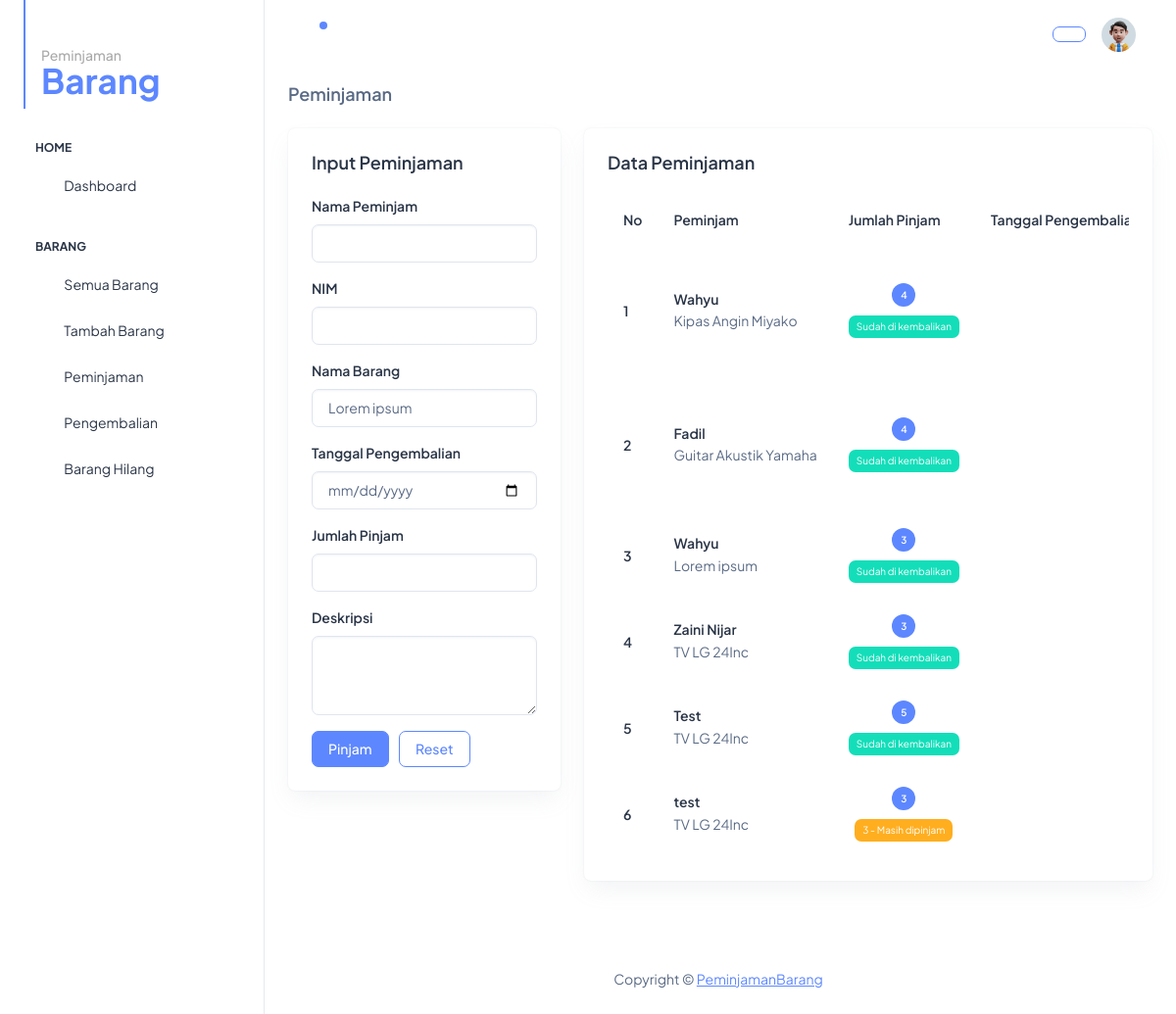
Page /app/pages/admin/peminjaman/index.php on the committed database.
### tables this page shows
CREATE TABLE `peminjaman` (
    `id` int NOT NULL AUTO_INCREMENT COMMENT 'Primary Key', `barang_id` varchar(255) DEFAULT NULL, `nama` varchar(255) DEFAULT NULL, `jumlah` bigint DEFAULT NULL, `jumlah_awal` bigint DEFAULT NULL, `alamat` text, `no_hp` varchar(255) DEFAULT NULL, `deskripsi` text, `create_time` timestamp NULL DEFAULT CURRENT_TIMESTAMP, PRIMARY KEY (`id`), KEY `barang_id` (`barang_id`), CONSTRAINT `peminjaman_ibfk_1` FOREIGN KEY (`barang_id`) REFERENCES `barang` (`id`), CONSTRAINT `peminjaman_ibfk_2` FOREIGN KEY (`barang_id`) REFERENCES `barang` (`id`) ON DELETE CASCADE ON UPDATE CASCADE
);

CREATE TABLE `barang` (
    `id` varchar(255) NOT NULL COMMENT 'Primary Key', `nama` varchar(100) NOT NULL, `deskripsi` text, `gambar` text, `stok` bigint DEFAULT NULL, `stok_awal_barang` bigint DEFAULT NULL, `create_time` datetime DEFAULT CURRENT_TIMESTAMP COMMENT 'Create Time', PRIMARY KEY (`id`)
);

### app/pages/admin/peminjaman/index.php (the view, shortened to what this page needs)
<?php require_once 'layouts/header.php'; ?>
<?php
require_once 'config.php';
$sqlBarang = "SELECT * FROM barang";
$resultBarang = $db->query($sqlBarang);
$dataBarang = [];
while ($rowBarang = $resultBarang->fetch_assoc()) {
    $dataBarang[] = $rowBarang;
}
$sqlPeminjaman = "SELECT peminjaman.*, barang.nama as nama_barang FROM peminjaman INNER JOIN barang ON peminjaman.barang_id = barang.id";
$resultPeminjaman = $db->query($sqlPeminjaman);
$dataPeminjaman = [];
while ($rowPeminjaman = $resultPeminjaman->fetch_assoc()) {
    $dataPeminjaman[] = $rowPeminjaman;
}
?>
<section style="min-height: 85vh;">
    <h5 class="card-title fw-semibold mb-4">Peminjaman</h5>
    <div class="row mb-5">
        <div class="col-lg-4">
            <div class="card w-100">
                <div class="card-body p-4">
                    <h5 class="card-title fw-semibold mb-4">Input Peminjaman</h5>
                    <form action="" method="post">
                        <div class="mb-3">
                            <label for="nama" class="form-label">Nama Peminjam</label>
                            <input type="text" name="nama" class="form-control" id="nama">
                        </div>
                        <div class="mb-3">
                            <label for="nim" class="form-label">NIM</label>
                            <input type="text" name="nim" class="form-control" id="nim">
                        </div>
                        <div class="mb-3">
                            <label for="barang_id" class="form-label">Nama Barang</label>
                            <select class="form-control" name="barang_id" id="id-barang">
                                <?php foreach($dataBarang as $barang) : ?>
                                <option value="<?= $barang['id'] ?>"><?= $barang['nama'] ?></option>
                                <?php endforeach; ?>
                            </select>
                        </div>
                        <div class="mb-3">
                            <label for="tanggal_pengembalian" class="form-label">Tanggal Pengembalian</label>
                            <input type="date" class="form-control" name="tanggal_pengembalian"
                                id="tanggal_pengembalian" />
                        </div>
                        <div class="mb-3">
                            <label for="jumlah" class="form-label">Jumlah Pinjam</label>
                            <input type="number" name="jumlah" class="form-control" id="jumlah">
                        </div>
                        <div class="mb-3">
                            <label for="deskripsi" class="form-label">Deskripsi</label>
                            <textarea class="form-control" name="deskripsi" id="deskripsi" cols="30"
                                rows="3"></textarea>
                        </div>
                        <button type="submit" name="pinjam" class="btn btn-primary me-2">Pinjam</button>
                        <button type="reset" class="btn btn-outline-primary">Reset</button>
                    </form>
                </div>
            </div>
        </div>
        <div class="col-lg-8 d-flex align-items-stretch">
            <div class="card w-100">
                <div class="card-body p-4">
                    <h5 class="card-title fw-semibold mb-4">Data Peminjaman</h5>
                    <div class="table-responsive">
                        <table class="table text-nowrap mb-0 align-middle">
                            <thead class="text-dark fs-4">
                                <tr>
                                    <th class="border-bottom-0">
                                        <h6 class="fw-semibold mb-0">No</h6>
                                    </th>
                                    <th class="border-bottom-0">
                                        <h6 class="fw-semibold mb-0">Peminjam</h6>
                                    </th>
                                    <th class="border-bottom-0">
                                        <h6 class="fw-semibold mb-0">Jumlah Pinjam</h6>
                                    </th>
                                    <th class="border-bottom-0">
                                        <h6 class="fw-semibold mb-0">Tanggal Pengembalian</h6>
                                    </th>
                                </tr>
                            </thead>
                            <tbody>
                                <?php foreach($dataPeminjaman as $key => $peminjaman): ?>
                                <tr>
                                    <td class="border-bottom-0">
                                        <h6 class="fw-semibold mb-0"><?= $key + 1 ?></h6>
                                    </td>
                                    <td class="border-bottom-0">
                                        <h6 class="fw-semibold mb-1"><?= $peminjaman['nama'] ?></h6>
                                        <span class="fw-normal"><?= $peminjaman['nama_barang'] ?></span>
                                    </td>
                                    <td class="border-bottom-0">
                                        <div class="d-flex flex-column align-items-center justify-content-center">
                                            <div class="badge mb-n2 bg-primary rounded-circle fw-semibold d-flex flex-column align-items-center justify-content-center"
                                                style="width: 24px; height: 24px; font-size: 10px;">
                                                <?= $peminjaman['jumlah_awal'] ?>
                                            </div><br>
                                            <?php if ($peminjaman['jumlah'] > 0) : ?>
                                            <span class="mt-n1 text-white bg-warning px-2 py-1 rounded-2"
                                                style="font-size: 10px;"><?= $peminjaman['jumlah'] ?> -
                                                Masih dipinjam</span>
                                            <?php else : ?>
                                            <span class="mt-n1 text-white bg-success px-2 py-1 rounded-2"
                                                style="font-size: 10px;">Sudah
                                                di
                                                kembalikan
                                            </span>
                                            <?php endif; ?>
                                        </div>
                                    </td>
                                    <td class="border-bottom-0">
                                    </td>
                                </tr>
                                <?php endforeach; ?>
                            </tbody>
                        </table>
                    </div>
                </div>
            </div>
        </div>
    </div>
</section>
<?php require_once 'layouts/footer.php'; ?>

### rows in the picture
peminjaman: nama "Wahyu", barang.nama "Kipas Angin Miyako", jumlah_awal "4", jumlah "Sudah di kembalikan"
peminjaman: nama "Fadil", barang.nama "Guitar Akustik Yamaha", jumlah_awal "4", jumlah "Sudah di kembalikan"
peminjaman: nama "Wahyu", barang.nama "Lorem ipsum", jumlah_awal "3", jumlah "Sudah di kembalikan"
peminjaman: nama "Zaini Nijar", barang.nama "TV LG 24Inc", jumlah_awal "3", jumlah "Sudah di kembalikan"
peminjaman: nama "Test", barang.nama "TV LG 24Inc", jumlah_awal "5", jumlah "Sudah di kembalikan"
peminjaman: nama "test", barang.nama "TV LG 24Inc", jumlah_awal "3", jumlah "3"

### other values in the picture
form field barang_id "Lorem ipsum"
